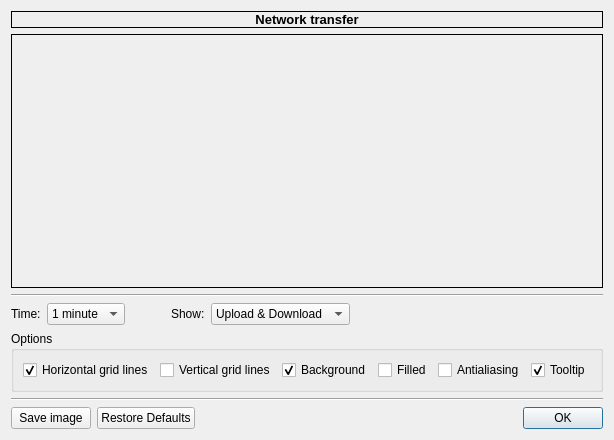
<?xml version="1.0" encoding="UTF-8"?>
<ui version="4.0">
 <class>NetTransferGraphDialogClass</class>
 <widget class="QDialog" name="NetTransferGraphDialogClass">
  <property name="geometry">
   <rect>
    <x>0</x>
    <y>0</y>
    <width>563</width>
    <height>440</height>
   </rect>
  </property>
  <property name="windowTitle">
   <string>Network transfer graph</string>
  </property>
  <property name="windowIcon">
   <iconset resource="images.qrc">
    <normaloff>:/images/16_graph.png</normaloff>:/images/16_graph.png</iconset>
  </property>
  <layout class="QVBoxLayout" name="verticalLayout">
   <item>
    <widget class="QLabel" name="labelTitle">
     <property name="font">
      <font>
       <pointsize>10</pointsize>
       <weight>75</weight>
       <bold>true</bold>
      </font>
     </property>
     <property name="frameShape">
      <enum>QFrame::Box</enum>
     </property>
     <property name="text">
      <string>Network transfer</string>
     </property>
     <property name="alignment">
      <set>Qt::AlignCenter</set>
     </property>
    </widget>
   </item>
   <item>
    <widget class="QFrame" name="frame">
     <property name="sizePolicy">
      <sizepolicy hsizetype="Preferred" vsizetype="MinimumExpanding">
       <horstretch>0</horstretch>
       <verstretch>0</verstretch>
      </sizepolicy>
     </property>
     <property name="minimumSize">
      <size>
       <width>0</width>
       <height>128</height>
      </size>
     </property>
     <property name="frameShape">
      <enum>QFrame::Box</enum>
     </property>
     <property name="frameShadow">
      <enum>QFrame::Plain</enum>
     </property>
     <layout class="QGridLayout" name="gridLayout_3">
      <property name="margin">
       <number>0</number>
      </property>
      <property name="spacing">
       <number>0</number>
      </property>
      <item row="0" column="0">
       <widget class="DoubleGraphWidget" name="widget" native="true">
        <property name="mouseTracking">
         <bool>true</bool>
        </property>
       </widget>
      </item>
     </layout>
    </widget>
   </item>
   <item>
    <widget class="Line" name="line">
     <property name="orientation">
      <enum>Qt::Horizontal</enum>
     </property>
    </widget>
   </item>
   <item>
    <layout class="QHBoxLayout" name="horizontalLayout_2">
     <item>
      <widget class="QLabel" name="label">
       <property name="sizePolicy">
        <sizepolicy hsizetype="Fixed" vsizetype="Preferred">
         <horstretch>0</horstretch>
         <verstretch>0</verstretch>
        </sizepolicy>
       </property>
       <property name="text">
        <string>Time:</string>
       </property>
      </widget>
     </item>
     <item>
      <widget class="QComboBox" name="comboBoxTime">
       <property name="sizePolicy">
        <sizepolicy hsizetype="Fixed" vsizetype="Fixed">
         <horstretch>0</horstretch>
         <verstretch>0</verstretch>
        </sizepolicy>
       </property>
       <item>
        <property name="text">
         <string>1 minute</string>
        </property>
       </item>
       <item>
        <property name="text">
         <string>1 hour</string>
        </property>
       </item>
       <item>
        <property name="text">
         <string>24 hours</string>
        </property>
       </item>
      </widget>
     </item>
     <item>
      <spacer name="horizontalSpacer_5">
       <property name="orientation">
        <enum>Qt::Horizontal</enum>
       </property>
       <property name="sizeType">
        <enum>QSizePolicy::Fixed</enum>
       </property>
       <property name="sizeHint" stdset="0">
        <size>
         <width>40</width>
         <height>20</height>
        </size>
       </property>
      </spacer>
     </item>
     <item>
      <widget class="QLabel" name="label_2">
       <property name="sizePolicy">
        <sizepolicy hsizetype="Fixed" vsizetype="Preferred">
         <horstretch>0</horstretch>
         <verstretch>0</verstretch>
        </sizepolicy>
       </property>
       <property name="text">
        <string>Show:</string>
       </property>
      </widget>
     </item>
     <item>
      <widget class="QComboBox" name="comboBoxShow">
       <property name="sizePolicy">
        <sizepolicy hsizetype="Fixed" vsizetype="Fixed">
         <horstretch>0</horstretch>
         <verstretch>0</verstretch>
        </sizepolicy>
       </property>
       <item>
        <property name="text">
         <string>Upload &amp; Download</string>
        </property>
       </item>
       <item>
        <property name="text">
         <string>Upload</string>
        </property>
       </item>
       <item>
        <property name="text">
         <string>Download</string>
        </property>
       </item>
      </widget>
     </item>
     <item>
      <spacer name="horizontalSpacer_4">
       <property name="orientation">
        <enum>Qt::Horizontal</enum>
       </property>
       <property name="sizeHint" stdset="0">
        <size>
         <width>40</width>
         <height>20</height>
        </size>
       </property>
      </spacer>
     </item>
    </layout>
   </item>
   <item>
    <layout class="QHBoxLayout" name="horizontalLayout_3">
     <item>
      <widget class="QGroupBox" name="groupBox">
       <property name="sizePolicy">
        <sizepolicy hsizetype="Preferred" vsizetype="Preferred">
         <horstretch>0</horstretch>
         <verstretch>0</verstretch>
        </sizepolicy>
       </property>
       <property name="title">
        <string>Options</string>
       </property>
       <layout class="QGridLayout" name="gridLayout">
        <item row="0" column="2">
         <widget class="QCheckBox" name="checkBoxH">
          <property name="sizePolicy">
           <sizepolicy hsizetype="Fixed" vsizetype="Preferred">
            <horstretch>0</horstretch>
            <verstretch>0</verstretch>
           </sizepolicy>
          </property>
          <property name="text">
           <string>Horizontal grid lines</string>
          </property>
          <property name="checked">
           <bool>true</bool>
          </property>
         </widget>
        </item>
        <item row="0" column="3">
         <widget class="QCheckBox" name="checkBoxV">
          <property name="sizePolicy">
           <sizepolicy hsizetype="Fixed" vsizetype="Preferred">
            <horstretch>0</horstretch>
            <verstretch>0</verstretch>
           </sizepolicy>
          </property>
          <property name="text">
           <string>Vertical grid lines</string>
          </property>
          <property name="checked">
           <bool>false</bool>
          </property>
         </widget>
        </item>
        <item row="0" column="5">
         <widget class="QCheckBox" name="checkBoxFilled">
          <property name="sizePolicy">
           <sizepolicy hsizetype="Fixed" vsizetype="Preferred">
            <horstretch>0</horstretch>
            <verstretch>0</verstretch>
           </sizepolicy>
          </property>
          <property name="text">
           <string>Filled</string>
          </property>
         </widget>
        </item>
        <item row="0" column="6">
         <widget class="QCheckBox" name="checkBoxAntialiasing">
          <property name="sizePolicy">
           <sizepolicy hsizetype="Fixed" vsizetype="Fixed">
            <horstretch>0</horstretch>
            <verstretch>0</verstretch>
           </sizepolicy>
          </property>
          <property name="text">
           <string>Antialiasing</string>
          </property>
         </widget>
        </item>
        <item row="0" column="4">
         <widget class="QCheckBox" name="checkBoxBackground">
          <property name="sizePolicy">
           <sizepolicy hsizetype="Fixed" vsizetype="Fixed">
            <horstretch>0</horstretch>
            <verstretch>0</verstretch>
           </sizepolicy>
          </property>
          <property name="text">
           <string>Background</string>
          </property>
          <property name="checked">
           <bool>true</bool>
          </property>
         </widget>
        </item>
        <item row="0" column="7">
         <widget class="QCheckBox" name="checkBoxTooltip">
          <property name="text">
           <string>Tooltip</string>
          </property>
          <property name="checked">
           <bool>true</bool>
          </property>
         </widget>
        </item>
        <item row="0" column="8">
         <spacer name="horizontalSpacer_3">
          <property name="orientation">
           <enum>Qt::Horizontal</enum>
          </property>
          <property name="sizeHint" stdset="0">
           <size>
            <width>150</width>
            <height>20</height>
           </size>
          </property>
         </spacer>
        </item>
       </layout>
      </widget>
     </item>
    </layout>
   </item>
   <item>
    <widget class="Line" name="line_2">
     <property name="orientation">
      <enum>Qt::Horizontal</enum>
     </property>
    </widget>
   </item>
   <item>
    <layout class="QHBoxLayout" name="horizontalLayout">
     <item>
      <widget class="QPushButton" name="pushButtonSave">
       <property name="sizePolicy">
        <sizepolicy hsizetype="Fixed" vsizetype="Fixed">
         <horstretch>0</horstretch>
         <verstretch>0</verstretch>
        </sizepolicy>
       </property>
       <property name="text">
        <string>Save image</string>
       </property>
       <property name="icon">
        <iconset resource="images.qrc">
         <normaloff>:/images/o_screenshot.png</normaloff>:/images/o_screenshot.png</iconset>
       </property>
       <property name="autoDefault">
        <bool>false</bool>
       </property>
      </widget>
     </item>
     <item>
      <widget class="QPushButton" name="pushButtonRestore">
       <property name="sizePolicy">
        <sizepolicy hsizetype="Fixed" vsizetype="Fixed">
         <horstretch>0</horstretch>
         <verstretch>0</verstretch>
        </sizepolicy>
       </property>
       <property name="text">
        <string>Restore Defaults</string>
       </property>
       <property name="icon">
        <iconset resource="images.qrc">
         <normaloff>:/images/o_update.png</normaloff>:/images/o_update.png</iconset>
       </property>
       <property name="autoDefault">
        <bool>false</bool>
       </property>
      </widget>
     </item>
     <item>
      <spacer name="horizontalSpacer">
       <property name="orientation">
        <enum>Qt::Horizontal</enum>
       </property>
       <property name="sizeHint" stdset="0">
        <size>
         <width>40</width>
         <height>20</height>
        </size>
       </property>
      </spacer>
     </item>
     <item>
      <widget class="QPushButton" name="pushButtonOK">
       <property name="sizePolicy">
        <sizepolicy hsizetype="Fixed" vsizetype="Fixed">
         <horstretch>0</horstretch>
         <verstretch>0</verstretch>
        </sizepolicy>
       </property>
       <property name="text">
        <string>OK</string>
       </property>
       <property name="icon">
        <iconset resource="images.qrc">
         <normaloff>:/images/o_ok.png</normaloff>:/images/o_ok.png</iconset>
       </property>
       <property name="autoDefault">
        <bool>false</bool>
       </property>
       <property name="default">
        <bool>true</bool>
       </property>
      </widget>
     </item>
    </layout>
   </item>
  </layout>
 </widget>
 <customwidgets>
  <customwidget>
   <class>DoubleGraphWidget</class>
   <extends>QWidget</extends>
   <header>doublegraphwidget.h</header>
   <container>1</container>
  </customwidget>
 </customwidgets>
 <resources>
  <include location="images.qrc"/>
 </resources>
 <connections/>
</ui>
